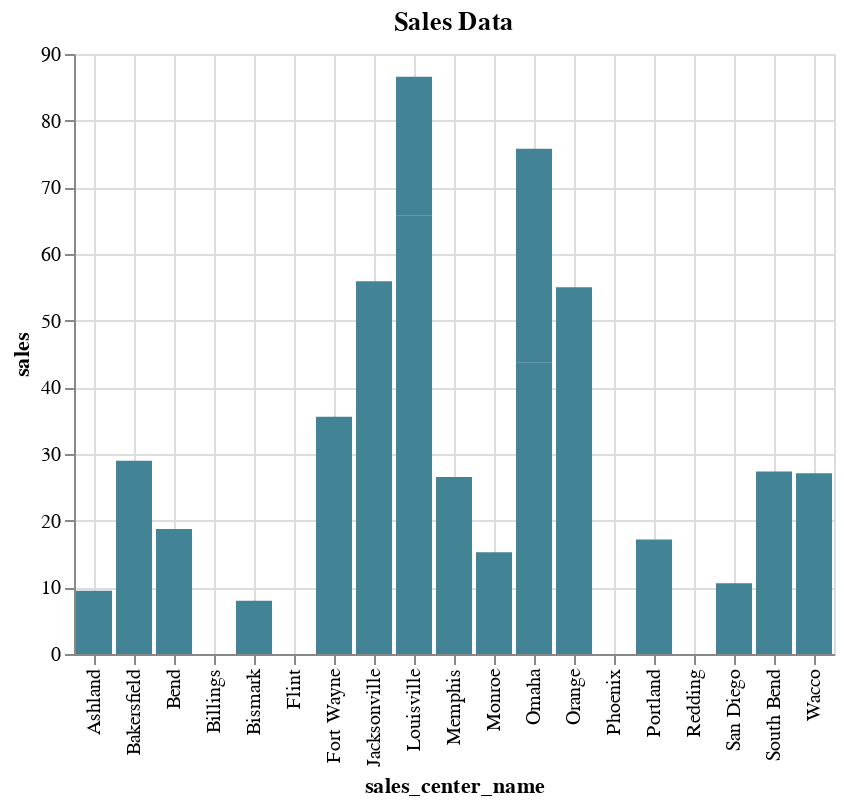

This figure's notebook cell:
### Markdown cell above
#### The height and width of the chart can be adjusted

### Code cell
%chart sales_center_name, sales, title=Sales Data, color=#428495, width=500, height=500

### Figure 1 — Vega-Lite specification as saved in the notebook (floating-point values rounded to 4 significant figures)
{"$schema": "https://vega.github.io/schema/vega-lite/v3.json", "data": {"format": {"type": "csv"}, "values": "\"SALES\",\"Sales_Center_ID\",\"Sales_Center_Name\"\n\".00\",\"1111\",\"Phoenix\"\n\".00\",\"1111\",\"Phoenix\"\n\".00\",\"2222\",\"Bend\"\n\"18.75\",\"2222\",\"Bend\"\n\"43.78\",\"3333\",\"Omaha\"\n\"32.00\",\"3333\",\"Omaha\"\n\"65.73\",\"4444\",\"Louisville\"\n\"20.85\",\"4444\",\"Louisville\"\n\".00\",\"5555\",\"Bismark\"\n\"7.97\",\"5555\",\"Bismark\"\n\"7.79\",\"6666\",\"Memphis\"\n\"18.75\",\"6666\",\"Memphis\"\n\"15.25\",\"7777\",\"Monroe\"\n\".00\",\"7777\",\"Monroe\"\n\".00\",\"8888\",\"San Diego\"\n\"10.60\",\"8888\",\"San Diego\"\n\".00\",\"9999\",\"Redding\"\n\".00\",\"9999\",\"Redding\"\n\"19.36\",\"1112\",\"South Bend\"\n\"8.00\",\"1112\",\"South Bend\"\n\"16.50\",\"1113\",\"Jacksonville\"\n\"39.42\",\"1113\",\"Jacksonville\"\n\"35.58\",\"1114\",\"Fort Wayne\"\n\".00\",\"1115\",\"Billings\"\n\"17.18\",\"1116\",\"Portland\"\n\"9.50\",\"1117\",\"Ashland\"\n\"27.10\",\"1118\",\"Wacco\"\n\".00\",\"1119\",\"Flint\"\n\"29.00\",\"2111\",\"Bakersfield\"\n\"55.00\",\"3111\",\"Orange\"\n"}, "encoding": {"x": {"axis": {"grid": true, "title": "sales_center_name"}, "field": "Sales_Center_Name", "type": "nominal"}, "y": {"axis": {"grid": true, "title": "sales"}, "field": "SALES", "type": "quantitative"}}, "height": "500", "mark": {"color": "#428495", "type": "bar"}, "title": "Sales Data", "width": "500"}
